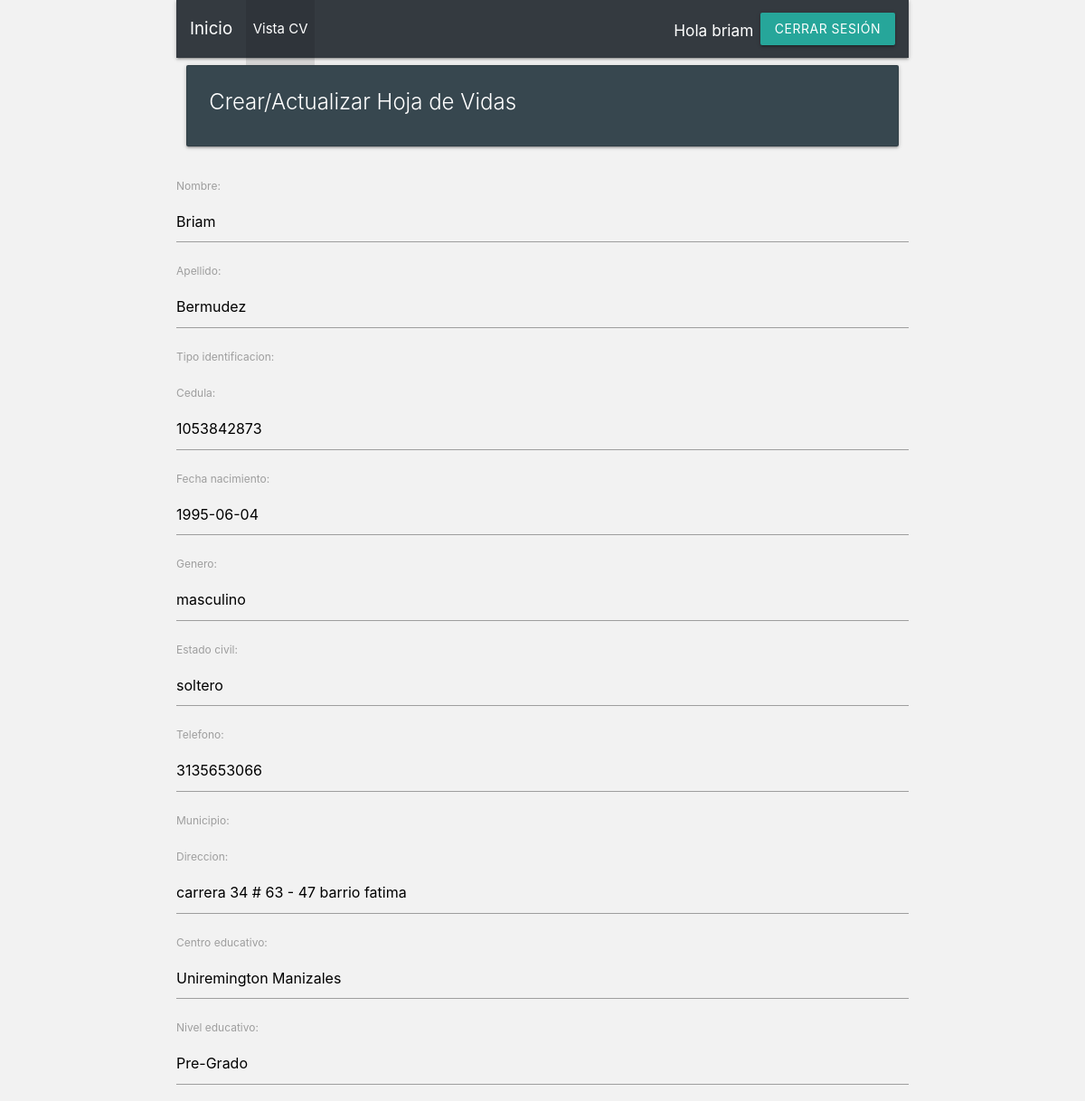
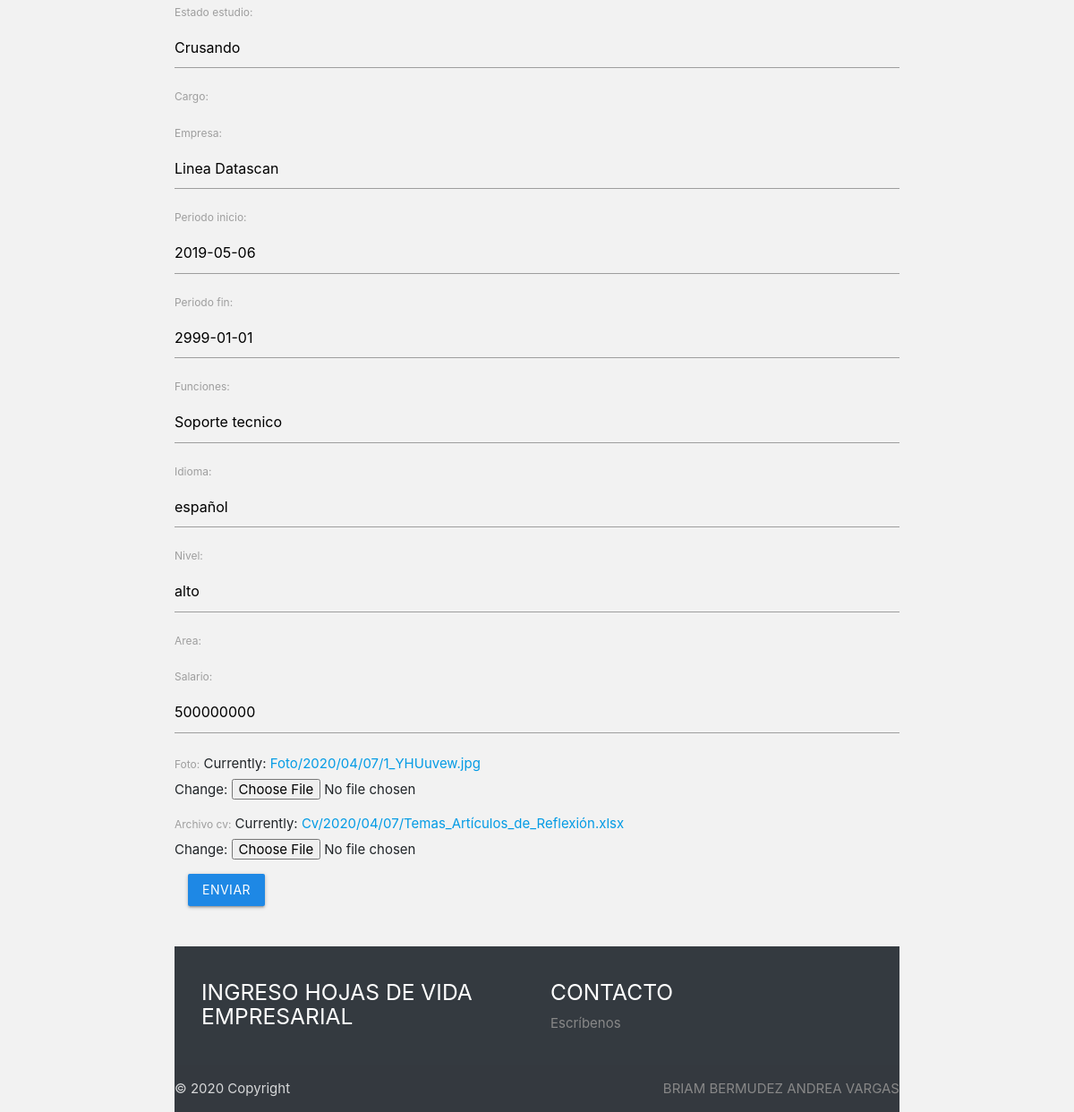
Page /2 (signed in) on the committed database (2 pictures, top to bottom).
### carguecv/models.py (models this page shows)
class carga_cv(models.Model):
    nombre = models.CharField(max_length=50)
    apellido = models.CharField(max_length=50)
    tipo_identificacion = models.ForeignKey(Tipo_Identificacion, null=False, on_delete=models.CASCADE)
    cedula = models.CharField(max_length=30)
    fecha_nacimiento = models.DateField()
    genero = models.CharField(max_length=15)
    estado_civil = models.CharField(max_length=15)
    telefono = models.CharField(max_length=15)
    municipio = models.ForeignKey(Municipio, null=False, on_delete=models.CASCADE)
    direccion = models.CharField(max_length=50)
    Centro_educativo = models.CharField(max_length=200)
    Nivel_educativo = models.CharField(max_length=200)
    Estado_estudio = models.CharField(max_length=100)
    Periodo_inicio = models.DateField()
    Periodo_fin = models.DateField()
    cargo = models.ForeignKey(Cargo, null=False, on_delete=models.CASCADE)
    Empresa = models.CharField(max_length=200)
    Periodo_inicio = models.DateField()
    Periodo_fin = models.DateField()
    Funciones = models.CharField(max_length=300)
    idioma = models.CharField(max_length=20)
    nivel = models.CharField(max_length=15)
    area = models.ForeignKey(Area, null=False, on_delete=models.CASCADE)
    salario = models.IntegerField()
    foto = models.FileField(null=False, upload_to="Foto/%Y/%m/%d")
    archivo_cv = models.FileField(null=False, upload_to="Cv/%Y/%m/%d")

### carguecv/views.py (the view, shortened to what this page needs)
# urls.py: path('<int:pk>', views.BadgetUpdate.as_view(), name='editar'),
class BadgetUpdate(UpdateView):
    model = carga_cv
    fields =['nombre', 'apellido', 'tipo_identificacion', 'cedula', 'fecha_nacimiento', 'genero', 'estado_civil', 'telefono',
    'municipio', 'direccion', 'Centro_educativo','Nivel_educativo','Estado_estudio', 'cargo','Empresa','Periodo_inicio',
    'Periodo_fin','Funciones', 'idioma', 'nivel','area', 'salario','foto', 'archivo_cv']

### carguecv/models.py (called while the page is built)
    def __str__(self):
        return self.municipio

    def __str__(self):
        return self.Areas

    def __str__(self):
        return self.Tipo_identificacion

    def __str__(self):
        return self.descripcion

### templates/carguecv/carga_cv_form.html
{% extends 'base/base.html' %}
  {% load static %}
  {% block content %}
        <div class="row">
            <div class="col s12 m12">
                <div class="card blue-grey darken-3">
                    <div class="card-content white-text">
                        <span class="card-title">Crear/Actualizar Hoja de Vidas</span>
                    </div>
                </div>
            </div>
        </div>
      <form method="POST">{% csrf_token %}
            {{ form.as_p }}
            <div class="input-field col s12">
                <input type="submit" value="Enviar" class="blue darken-1 btn">
            </div>
        </form>
{% endblock %}

### templates/base/base.html (shortened to what this page needs)
{% load static %}
<html lang="en">
<head>
    <link href="https://stackpath.bootstrapcdn.com/bootstrap/4.3.1/css/bootstrap.min.css" rel="stylesheet" />
    <link rel="stylesheet" href="https://stackpath.bootstrapcdn.com/bootstrap/4.4.1/css/bootstrap.min.css">
    <link rel="stylesheet"href="https://cdnjs.cloudflare.com/ajax/libs/materialize/1.0.0/css/materialize.min.css">
</head>
<body>
  <div class = "container">
     <nav class="navbar navbar-expand-lg navbar-dark bg-dark">
    <a class="navbar-brand" href="{% url '' %}">Inicio</a>
    <div class="collapse navbar-collapse" id="navbarSupportedContent">
      <ul class="navbar-nav mr-auto">
        <li class="nav-item active">
          <a class="nav-link" href="{% url 'carguecv' %}"> Vista CV <span class="sr-only">(current)</span></a>
      </ul>
      {% if user.is_authenticated %}
          <h6 class="ml-5">Hola {{ user.username }}</h6>
          <a href="{% url 'logout' %}" class="btn btn-info ml-2">Cerrar Sesión</a>
      {% else %}
        <a href="{% url 'users:signup' %}" class="btn btn-light ml-5">Registrarse</a>
        <a href="{% url 'login' %}" class="btn btn-danger ml-2">Iniciar Sesión</a>
      {% endif %}
    </div>
  </nav>
  {% block content %}
  {% endblock %}
  {% include "base/footer.html" %}
  </div>
</body>
</html>

### templates/base/base.html (style rules this page uses)
body { background: -webkit-linear-gradient(to right, #F2F2F2, #F2F2F2); background: linear-gradient(to right, #F2F2F2,#F2F2F2); }

### rows in the picture
carga_cv: nombre "Briam", apellido "Bermudez", cedula "1053842873", fecha_nacimiento "1995-06-04", genero "masculino", estado_civil "soltero", telefono "3135653066", direccion "carrera 34 # 63 - 47 barrio fatima", Centro_educativo "Uniremington Manizales", Nivel_educativo "Pre-Grado", Estado_estudio "Crusando", Empresa "Linea Datascan", Periodo_inicio "2019-05-06", Periodo_fin "2999-01-01", Funciones "Soporte tecnico", idioma "español", nivel "alto", salario "500000000"

### other values in the picture
{{ user.username }} "briam"
